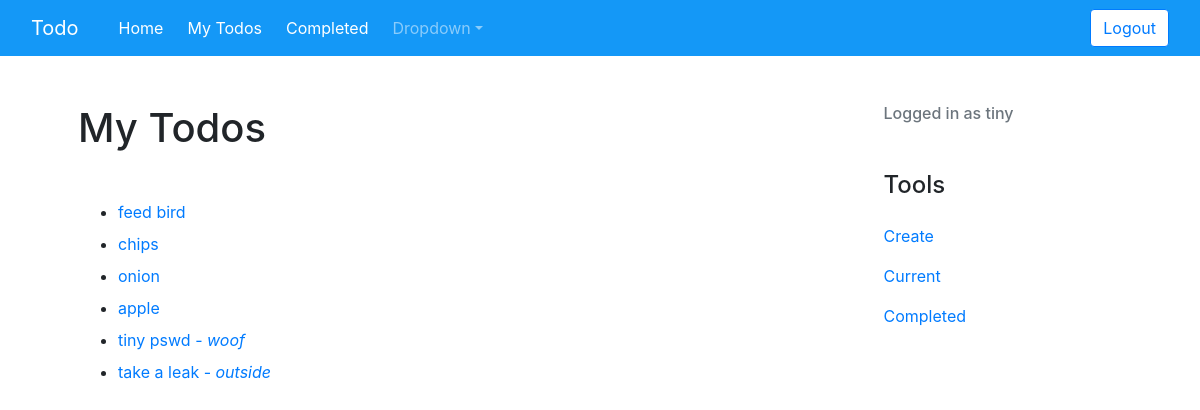
/current/ (signed in), run on the app's committed database.
### todo/models.py (models this page shows, shortened)
class Todo(models.Model):
    title = models.CharField(max_length=100)
    memo = models.TextField(blank=True)
    created = models.DateTimeField(auto_now_add=True)
    datecompleted = models.DateTimeField(null=True, blank=True)
    important = models.BooleanField(default=False)
    user = models.ForeignKey(User, on_delete=models.CASCADE)
    quantity = models.CharField(max_length=100, blank=True)
    photo_main = models.ImageField(upload_to='photos/%Y/%m%d/', blank=True, null=True)
    need_by_date = models.CharField(max_length=100, blank=True, null=True)

### todo/views.py (the view)
# urls.py: path('current/', views.currenttodos, name='currenttodos'),
@login_required
def currenttodos(request):
    todos = Todo.objects.filter(user=request.user, datecompleted__isnull=True)
    return render(request, 'todo/currenttodos.html', {'todos':todos})

### todo/templates/todo/currenttodos.html
{% extends 'todo/base.html' %}
{% block content %}
        <h1 class="mb-5">My Todos</h1>
    <ul>
        {% for todo in todos %}
        <li class="mb-2">
            <a href="{% url 'viewtodo' todo.id %}">
            {% if todo.important %}<b>{% endif %}{{ todo.title }}{% if todo.important %}</b>{% endif %}
            {% if todo.memo %} -
                {% if todo.memo %}<em>{% endif %} {{ todo.memo }} {% if todo.memo %}</em>{% endif %}
            {% endif %}
            </a>
        </li>
        {% endfor %}
    </ul>
    </div>
{% endblock %}

### todo/templates/todo/base.html (shortened to what this page needs)
{% load static %}
<!DOCTYPE html>
<html>
    <head>
        <link rel="stylesheet" href="https://stackpath.bootstrapcdn.com/bootstrap/4.5.2/css/bootstrap.min.css">
        <link rel="stylesheet" href="https://cdnjs.cloudflare.com/ajax/libs/font-awesome/5.8.2/css/all.css" />
        <link rel="stylesheet" href="static/css/style.css">
    </head>
    <body>
    {% include 'partials/_navbar.html' %}
    <div class="container p-5">
      <div class="row">
        <div class="col-md-9">
          {% block content %}{% endblock %}
        <div class="col-md-3 ml-auto">
          {% if user.is_authenticated %}
            <h6 class="text-secondary pb-4"> Logged in as {{ user.username }} </h6>
          <h4 class="my-4">Tools</h4>
          <p><a href="{% url 'createtodo' %}">Create</a></p>
          <p><a href="{% url 'currenttodos' %}">Current</a></p>
          <p><a href="{% url 'completed' %}">Completed</a></p>
          {% endif %}
        </div>
      </div>
    </div>
</body>
</html>

### data on the page
Todo: title "feed bird"
Todo: title "chips"
Todo: title "onion"
Todo: title "apple"
Todo: title "tiny pswd", memo "woof"
Todo: title "take a leak", memo "outside"

### other printed values
{{ user.username }} "tiny"
